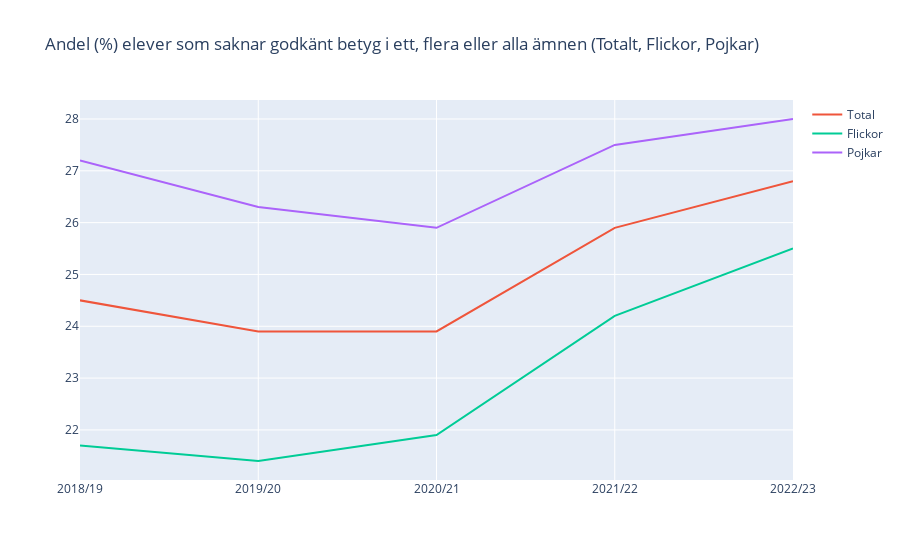

The notebook cell this image was saved under:
### Markdown cell above
Uppgift 1 - uppvärmning betyg och prov /n
I uppgifterna nedan ska du använda dig av datasetet betyg_o_prov_riksnivå.xlsx. Använd Plotly för att rita diagrammen
nedan för de uppgifter som kräver diagram. Använd Pandas för att svara på frågor om datasetet.
a) Rita ett linjediagram för andel elever som saknar godkänt betyg i ett eller fler ämnen för läsår 18-23. Ta med totalt,
flickor och pojkar i samma graf.

2 / 2
b) Rita ett linjediagram för meritvärde för 16 ämnen för totalt, flickor och pojkar för läsår 18-23.
c) Undersök nu andra variabler, och hur de påverkar meritvärde och andel med minst ett saknat betyg. Data finns för
läsår 22/23. Exempel kan man undersöka föräldrarnas utbildningsbakgrund. Rita lämpliga grafer.

### Code cell
class DataReader:
    def __init__(self, file_path):
        self.file_path = file_path

    def read_data(self, sheet_name):
        df = pd.read_excel(self.file_path, sheet_name=sheet_name)
        df = df.dropna()
        return df
    
# Skapa en instans av DataReader-klassen med filvägen till Excel-filen
data_reader = DataReader("betyg_o_prov_riksnivå.xlsx")

# Använd metoden för att läsa in data från Tabell 1B
df_Tabell_1B = data_reader.read_data("Tabell 1B")

# Välj rätt rader och kolumner för totalt, flickor och pojkar för läsår 18-23
selected_data_totalt = df_Tabell_1B.iloc[0:5, [0, 7]]  # Rader 0:5, Kolumn 1 (Totalt)
selected_data_flickor = df_Tabell_1B.iloc[0:5, [0, 8]]  # Rader 0:5, Kolumn 2 (Flickor)
selected_data_pojkar = df_Tabell_1B.iloc[0:5, [0, 9]]  # Rader 0:5, Kolumn 3 (Pojkar)

# Byt namn på kolumnerna för att de ska matcha i samma DataFrame
selected_data_totalt = selected_data_totalt.rename(columns={selected_data_totalt.columns[0]: 'Läsår', selected_data_totalt.columns[1]: 'Andel (%) elever som saknar godkänt betyg (Totalt)'})
selected_data_flickor = selected_data_flickor.rename(columns={selected_data_flickor.columns[0]: 'Läsår', selected_data_flickor.columns[1]: 'Andel (%) elever som saknar godkänt betyg (Flickor)'})
selected_data_pojkar = selected_data_pojkar.rename(columns={selected_data_pojkar.columns[0]: 'Läsår', selected_data_pojkar.columns[1]: 'Andel (%) elever som saknar godkänt betyg (Pojkar)'})

# Plotta linjediagrammet med alla tre värden
fig = px.line(title='Andel (%) elever som saknar godkänt betyg i ett, flera eller alla ämnen (Totalt, Flickor, Pojkar)')
fig.add_scatter(x=selected_data_totalt['Läsår'], y=selected_data_totalt['Andel (%) elever som saknar godkänt betyg (Totalt)'], mode='lines', name='Total')
fig.add_scatter(x=selected_data_flickor['Läsår'], y=selected_data_flickor['Andel (%) elever som saknar godkänt betyg (Flickor)'], mode='lines', name='Flickor')
fig.add_scatter(x=selected_data_pojkar['Läsår'], y=selected_data_pojkar['Andel (%) elever som saknar godkänt betyg (Pojkar)'], mode='lines', name='Pojkar')
fig.write_html('visualiseringar/Andel_elever_med_ofullständigt_betyg.html')
fig.show()

### Figure 1 — Plotly figure (JSON) as saved in the notebook; plotly's stock layout.template omitted (floating-point values rounded to 4 significant figures)
{"data": [{"hovertemplate": "<extra></extra>", "legendgroup": "", "line": {"color": "#636efa", "dash": "solid"}, "marker": {"symbol": "circle"}, "mode": "lines", "name": "", "orientation": "v", "showlegend": false, "type": "scatter", "xaxis": "x", "yaxis": "y"}, {"mode": "lines", "name": "Total", "type": "scatter", "x": ["2018/19", "2019/20", "2020/21", "2021/22", "2022/23"], "y": [24.5, 23.9, 23.9, 25.9, 26.8]}, {"mode": "lines", "name": "Flickor", "type": "scatter", "x": ["2018/19", "2019/20", "2020/21", "2021/22", "2022/23"], "y": [21.7, 21.4, 21.9, 24.2, 25.5]}, {"mode": "lines", "name": "Pojkar", "type": "scatter", "x": ["2018/19", "2019/20", "2020/21", "2021/22", "2022/23"], "y": [27.2, 26.3, 25.9, 27.5, 28]}], "layout": {"legend": {"tracegroupgap": 0}, "title": {"text": "Andel (%) elever som saknar godkänt betyg i ett, flera eller alla ämnen (Totalt, Flickor, Pojkar)"}, "xaxis": {"anchor": "y", "domain": [0, 1]}, "yaxis": {"anchor": "x", "domain": [0, 1]}}}
